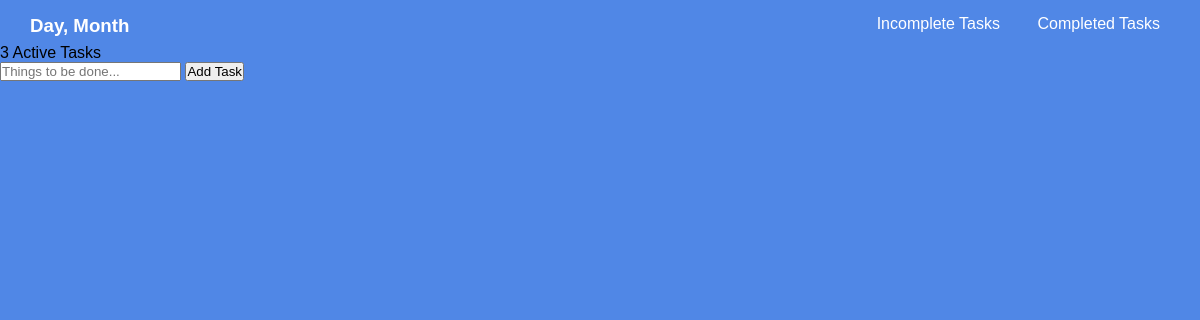
The app's page /, older data.
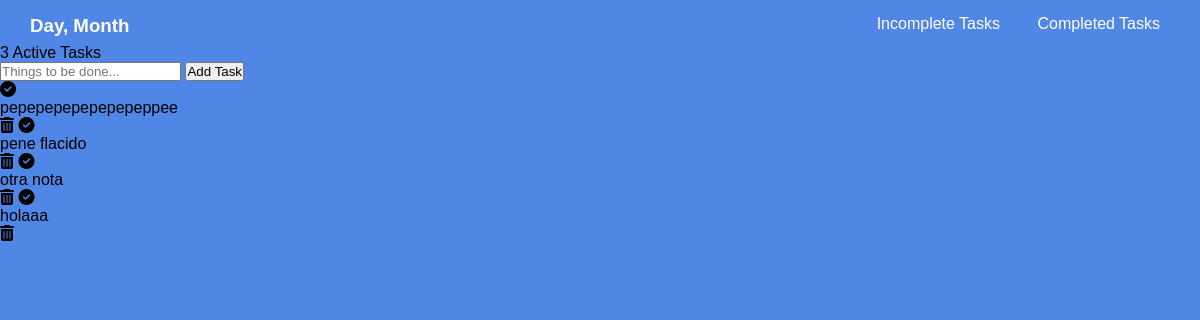
The same page, newer data.
### notas/models.py (models this page shows)
class Nota (models.Model):
    user = models.ForeignKey(get_user_model(),on_delete=models.CASCADE)
    content = models.TextField(blank=False,null=False)
    pub = models.DateField(auto_now_add=True)
    hour = models.TimeField(auto_now_add=True)
    complete = models.BooleanField(default=False)
    class Meta :
        ordering = ['-pub','-hour']

### notas/views.py (the view)
# urls.py: path('',home_view,name = 'home'),
def home_view(request, *args, **kwargs):
    print("Hello world")
    return render (request,"estilos/home.html",{'todos':Nota.objects.all()})

### notas/templates/estilos/home.html (shortened to what this page needs)
<!DOCTYPE html>
<html>
    {% load static %}
    <link rel="stylesheet" href="{% static 'estilos/prueba.css' %}" type="text/css" media="screen">
    <head>
    </head>
    <body>
        <header>
            <div class = "header-box">
                <h3>Day, Month</h3>
                <a class = "incomplete-task" id = "incompleted-task" href = "">Incomplete Tasks</a>
                <a class = "completed-task" id = "completed-task" href = "">Completed Tasks</a>
            </div>
            <div class = "subheader-box">
                <p class = "tasks-actives-box">3 Active Tasks</p>
            </div>
            <div class = "add-task-box">
                <input class = "input-task" text = "input" id = "input" placeholder = "Things to be done...">
                <button class = "add-button" text = "submit" value = "submit">Add Task</button>
            </div>
        </header>
        <main>
            <ul class = "task-list">
                {% for x in todos %}
                <i class = "fas fa-check-circle"></i>
                <li class = "task-box">{{x.content}}</li>
                <i class = "fas fa-trash-alt"></i>
                {% endfor %}
            </ul>
        </main>
    </body>
</html>

### notas/static/estilos/prueba.css (style rules this page uses)
* { margin: 0; padding: 0; font-family: sans-serif; }
body { background: #5087e6; }
header .header-box { padding: 15px 30px 7px; display: flex; flex-direction: row; color: #FFF; }
.header-box a { position: absolute; text-decoration: none; color: #FFF; justify-content: flex-end; text-align: center; }
#incompleted-task { right: 200px; }
#completed-task { right:40px; }

Row changes from the older to the newer data that the page shows:
added Nota: content "pepepepepepepepeppee"
added Nota: content "pene flacido"
added Nota: content "otra nota"
added Nota: content "holaaa"
